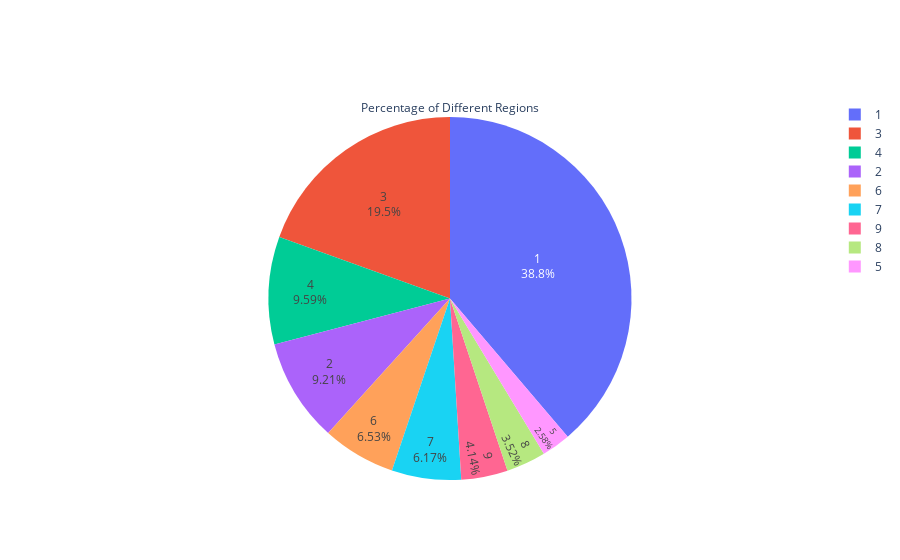

The cell this chart's notebook holds for it:
### Code cell
c1=[1,3,4,2,6,7,9,8,5]
c2=[4780,2403,1182,1136,805,761,511,434,318]
import plotly.express as px
fig=go.Figure(data=[go.Pie(labels=c1,values=c2,title='Percentage of Different Regions' )]) 
fig.update_traces(textposition='inside',textinfo='percent+label')
fig.show()

### Figure 1 — Plotly figure (JSON) as saved in the notebook; plotly's stock layout.template omitted (floating-point values rounded to 4 significant figures)
{"data": [{"labels": [1, 3, 4, 2, 6, 7, 9, 8, 5], "textinfo": "percent+label", "textposition": "inside", "title": {"text": "Percentage of Different Regions"}, "type": "pie", "values": [4780, 2403, 1182, 1136, 805, 761, 511, 434, 318]}], "layout": {}}
